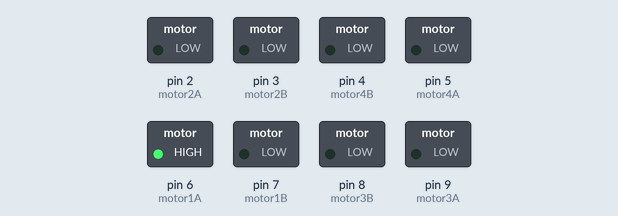
The sketch below on a simulated Arduino Uno, built with avr-gcc and run on an emulated ATmega328P. Parts: switched loads named in the sketch (green lamp = pin HIGH).

Above: at 0.1 s.
Timing chart, 0 to 1.6 s (numbered marks = the images above):
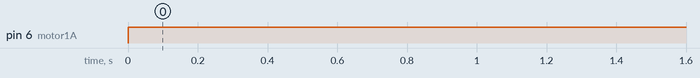

Measured:
- by itself, pin 6 (motor1A): LOW → HIGH at 0.00 s

The sketch:

testeMotores.ino
```cpp
#define motor1A 6
#define motor1B 7
#define motor2A 2
#define motor2B 3
#define motor3A 9
#define motor3B 8
#define motor4A 5
#define motor4B 4

int velocidade = 255;

void setup() {
  // put your setup code here, to run once:
  pinMode(motor1A, OUTPUT);
  pinMode(motor1B, OUTPUT);
  pinMode(motor2A, OUTPUT);
  pinMode(motor2B, OUTPUT);
  pinMode(motor3A, OUTPUT);
  pinMode(motor3B, OUTPUT);
  pinMode(motor4A, OUTPUT);
  pinMode(motor4B, OUTPUT);
  Serial.begin(9600);
}

void loop() {
  // put your main code here, to run repeatedly:
  analogWrite(motor1A, velocidade);
  analogWrite(motor1B, 0);
  delay(500);
}

void umPoucoPraFrente(){
  irEmFrente();
  delay(800);
}

void irEmFrente(){
  //motores da direita:
  analogWrite(motor1A, velocidade);
  analogWrite(motor1B, 0);
  analogWrite(motor2A, velocidade);
  analogWrite(motor2B, 0);
  //motores da esquerda:
  analogWrite(motor3A, velocidade);
  analogWrite(motor3B, 0);
  analogWrite(motor4A, velocidade);
  analogWrite(motor4B, 0);
}

void irPraEsquerda(){
  //motores da direita:
  analogWrite(motor1A, velocidade);
  analogWrite(motor1B, 0);
  analogWrite(motor2A, velocidade);
  analogWrite(motor2B, 0);
  //motores da esquerda:
  analogWrite(motor3A, 0);
  analogWrite(motor3B, 0);
  analogWrite(motor4A, 0);
  analogWrite(motor4B, 0);
}

void irPraDireita(){
  //motores da direita:
  analogWrite(motor1A, 0);
  analogWrite(motor1B, 0);
  analogWrite(motor2A, 0);
  analogWrite(motor2B, 0);
  //motores da esquerda:
  analogWrite(motor3A, velocidade);
  analogWrite(motor3B, 0);
  analogWrite(motor4A, velocidade);
  analogWrite(motor4B, 0);
}

void irPraTras(){
  //motores da direita:
  analogWrite(motor1A, 0);
  analogWrite(motor1B, velocidade);
  analogWrite(motor2A, 0);
  analogWrite(motor2B, velocidade);
  //motores da esquerda:
  analogWrite(motor3A, 0);
  analogWrite(motor3B, velocidade);
  analogWrite(motor4A, 0);
  analogWrite(motor4B, velocidade);
}

void darMeiaVolta(){
  //motores da direita:
  analogWrite(motor1A, velocidade);
  analogWrite(motor1B, 0);
  analogWrite(motor2A, velocidade);
  analogWrite(motor2B, 0);
  //motores da esquerda:
  analogWrite(motor3A, 0);
  analogWrite(motor3B, velocidade);
  analogWrite(motor4A, 0);
  analogWrite(motor4B, velocidade);
}

void parar(){
  //motores da direita:
  analogWrite(motor1A, 255);
  analogWrite(motor1B, 255);
  analogWrite(motor2A, 255);
  analogWrite(motor2B, 255);
  //motores da esquerda:
  analogWrite(motor3A, 255);
  analogWrite(motor3B, 255);
  analogWrite(motor4A, 255);
  analogWrite(motor4B, 255);
}

void motorLivre(){
  //motores da direita:
  analogWrite(motor1A, 0);
  analogWrite(motor1B, 0);
  analogWrite(motor2A, 0);
  analogWrite(motor2B, 0);
  //motores da esquerda:
  analogWrite(motor3A, 0);
  analogWrite(motor3B, 0);
  analogWrite(motor4A, 0);
  analogWrite(motor4B, 0);
}
```
